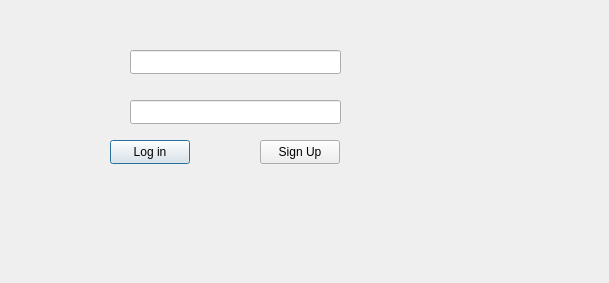
<?xml version="1.0" encoding="UTF-8"?>
<ui version="4.0">
 <class>fileManagement</class>
 <widget class="QDialog" name="fileManagement">
  <property name="geometry">
   <rect>
    <x>0</x>
    <y>0</y>
    <width>609</width>
    <height>283</height>
   </rect>
  </property>
  <property name="windowTitle">
   <string>Dialog</string>
  </property>
  <widget class="QPushButton" name="Login">
   <property name="geometry">
    <rect>
     <x>110</x>
     <y>140</y>
     <width>80</width>
     <height>24</height>
    </rect>
   </property>
   <property name="text">
    <string>Log in</string>
   </property>
  </widget>
  <widget class="QPushButton" name="Signup">
   <property name="geometry">
    <rect>
     <x>260</x>
     <y>140</y>
     <width>80</width>
     <height>24</height>
    </rect>
   </property>
   <property name="text">
    <string>Sign Up</string>
   </property>
  </widget>
  <widget class="QLineEdit" name="userField">
   <property name="geometry">
    <rect>
     <x>130</x>
     <y>50</y>
     <width>211</width>
     <height>24</height>
    </rect>
   </property>
  </widget>
  <widget class="QLineEdit" name="passField">
   <property name="geometry">
    <rect>
     <x>130</x>
     <y>100</y>
     <width>211</width>
     <height>24</height>
    </rect>
   </property>
  </widget>
 </widget>
 <resources/>
 <connections/>
</ui>
